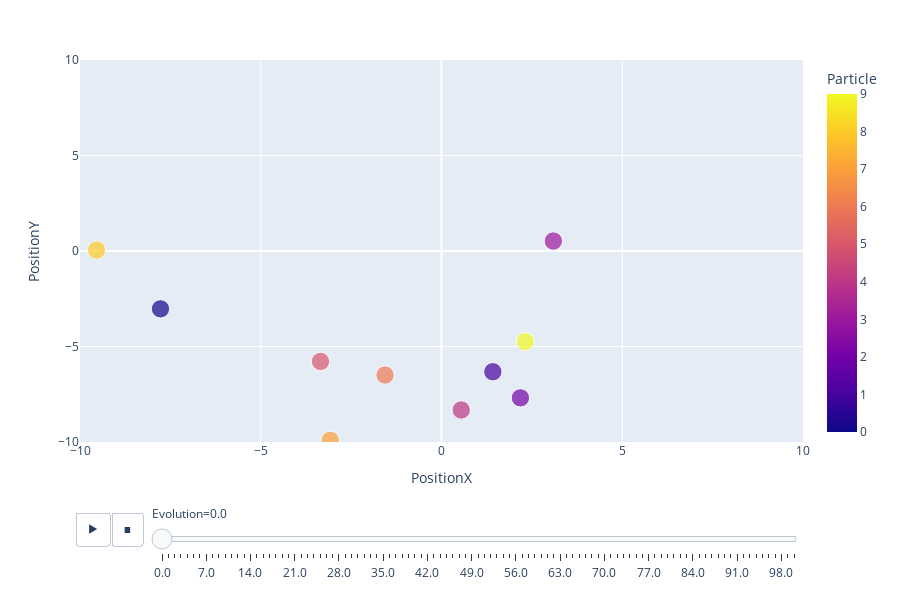

Source (notebook cell):
### Code cell
import plotly.express as px

px.scatter(DF1, x="PositionX", y="PositionY", animation_frame="Evolution", animation_group="Particle",
           size= "size", color="Particle", size_max=13, range_x=[-10,10], range_y=[-10,10])

### Figure 1 — Plotly figure (JSON) as saved in the notebook; plotly's stock layout.template omitted (floating-point values rounded to 4 significant figures)
{"data": [{"hoverlabel": {"namelength": 0}, "hovertemplate": "Evolution=0.0<br>PositionX=%{x}<br>PositionY=%{y}<br>size=%{marker.size}<br>Particle=%{marker.color}", "ids": [0, 1, 2, 3, 4, 5, 6, 7, 8, 9], "legendgroup": "", "marker": {"color": [0, 1, 2, 3, 4, 5, 6, 7, 8, 9], "coloraxis": "coloraxis", "size": [5, 5, 5, 5, 5, 5, 5, 5, 5, 5], "sizemode": "area", "sizeref": 0.02959, "symbol": "circle"}, "mode": "markers", "name": "", "showlegend": false, "type": "scatter", "x": [-7.774, 1.42, 2.183, 3.094, 0.5457, -3.347, -1.562, -3.076, -9.54, 2.319], "xaxis": "x", "y": [-3.028, -6.322, -7.688, 0.5235, -8.323, -5.783, -6.495, -9.912, 0.05164, -4.744], "yaxis": "y"}], "layout": {"coloraxis": {"colorbar": {"title": {"text": "Particle"}}, "colorscale": [[0, "#0d0887"], [0.1111, "#46039f"], [0.2222, "#7201a8"], [0.3333, "#9c179e"], [0.4444, "#bd3786"], [0.5556, "#d8576b"], [0.6667, "#ed7953"], [0.7778, "#fb9f3a"], [0.8889, "#fdca26"], [1, "#f0f921"]]}, "height": 600, "legend": {"itemsizing": "constant", "tracegroupgap": 0}, "margin": {"t": 60}, "sliders": [{"active": 0, "currentvalue": {"prefix": "Evolution="}, "len": 0.9, "pad": {"b": 10, "t": 60}, "steps": [{"args": [["0.0"], {"frame": {"duration": 0, "redraw": false}, "fromcurrent": true, "mode": "immediate", "transition": {"duration": 0, "easing": "linear"}}], "label": "0.0", "method": "animate"}, {"args": [["1.0"], {"frame": {"duration": 0, "redraw": false}, "fromcurrent": true, "mode": "immediate", "transition": {"duration": 0, "easing": "linear"}}], "label": "1.0", "method": "animate"}, {"args": [["2.0"], {"frame": {"duration": 0, "redraw": false}, "fromcurrent": true, "mode": "immediate", "transition": {"duration": 0, "easing": "linear"}}], "label": "2.0", "method": "animate"}, {"args": [["3.0"], {"frame": {"duration": 0, "redraw": false}, "fromcurrent": true, "mode": "immediate", "transition": {"duration": 0, "easing": "linear"}}], "label": "3.0", "method": "animate"}, {"args": [["4.0"], {"frame": {"duration": 0, "redraw": false}, "fromcurrent": true, "mode": "immediate", "transition": {"duration": 0, "easing": "linear"}}], "label": "4.0", "method": "animate"}, {"args": [["5.0"], {"frame": {"duration": 0, "redraw": false}, "fromcurrent": true, "mode": "immediate", "transition": {"duration": 0, "easing": "linear"}}], "label": "5.0", "method": "animate"}, {"args": [["6.0"], {"frame": {"duration": 0, "redraw": false}, "fromcurrent": true, "mode": "immediate", "transition": {"duration": 0, "easing": "linear"}}], "label": "6.0", "method": "animate"}, {"args": [["7.0"], {"frame": {"duration": 0, "redraw": false}, "fromcurrent": true, "mode": "immediate", "transition": {"duration": 0, "easing": "linear"}}], "label": "7.0", "method": "animate"}, {"args": [["8.0"], {"frame": {"duration": 0, "redraw": false}, "fromcurrent": true, "mode": "immediate", "transition": {"duration": 0, "easing": "linear"}}], "label": "8.0", "method": "animate"}, {"args": [["9.0"], {"frame": {"duration": 0, "redraw": false}, "fromcurrent": true, "mode": "immediate", "transition": {"duration": 0, "easing": "linear"}}], "label": "9.0", "method": "animate"}, {"args": [["10.0"], {"frame": {"duration": 0, "redraw": false}, "fromcurrent": true, "mode": "immediate", "transition": {"duration": 0, "easing": "linear"}}], "label": "10.0", "method": "animate"}, {"args": [["11.0"], {"frame": {"duration": 0, "redraw": false}, "fromcurrent": true, "mode": "immediate", "transition": {"duration": 0, "easing": "linear"}}], "label": "11.0", "method": "animate"}, {"args": [["12.0"], {"frame": {"duration": 0, "redraw": false}, "fromcurrent": true, "mode": "immediate", "transition": {"duration": 0, "easing": "linear"}}], "label": "12.0", "method": "animate"}, {"args": [["13.0"], {"frame": {"duration": 0, "redraw": false}, "fromcurrent": true, "mode": "immediate", "transition": {"duration": 0, "easing": "linear"}}], "label": "13.0", "method": "animate"}, {"args": [["14.0"], {"frame": {"duration": 0, "redraw": false}, "fromcurrent": true, "mode": "immediate", "transition": {"duration": 0, "easing": "linear"}}], "label": "14.0", "method": "animate"}, {"args": [["15.0"], {"frame": {"duration": 0, "redraw": false}, "fromcurrent": true, "mode": "immediate", "transition": {"duration": 0, "easing": "linear"}}], "label": "15.0", "method": "animate"}, {"args": [["16.0"], {"frame": {"duration": 0, "redraw": false}, "fromcurrent": true, "mode": "immediate", "transition": {"duration": 0, "easing": "linear"}}], "label": "16.0", "method": "animate"}, {"args": [["17.0"], {"frame": {"duration": 0, "redraw": false}, "fromcurrent": true, "mode": "immediate", "transition": {"duration": 0, "easing": "linear"}}], "label": "17.0", "method": "animate"}, {"args": [["18.0"], {"frame": {"duration": 0, "redraw": false}, "fromcurrent": true, "mode": "immediate", "transition": {"duration": 0, "easing": "linear"}}], "label": "18.0", "method": "animate"}, {"args": [["19.0"], {"frame": {"duration": 0, "redraw": false}, "fromcurrent": true, "mode": "immediate", "transition": {"duration": 0, "easing": "linear"}}], "label": "19.0", "method": "animate"}, {"args": [["20.0"], {"frame": {"duration": 0, "redraw": false}, "fromcurrent": true, "mode": "immediate", "transition": {"duration": 0, "easing": "linear"}}], "label": "20.0", "method": "animate"}, {"args": [["21.0"], {"frame": {"duration": 0, "redraw": false}, "fromcurrent": true, "mode": "immediate", "transition": {"duration": 0, "easing": "linear"}}], "label": "21.0", "method": "animate"}, {"args": [["22.0"], {"frame": {"duration": 0, "redraw": false}, "fromcurrent": true, "mode": "immediate", "transition": {"duration": 0, "easing": "linear"}}], "label": "22.0", "method": "animate"}, {"args": [["23.0"], {"frame": {"duration": 0, "redraw": false}, "fromcurrent": true, "mode": "immediate", "transition": {"duration": 0, "easing": "linear"}}], "label": "23.0", "method": "animate"}, {"args": [["24.0"], {"frame": {"duration": 0, "redraw": false}, "fromcurrent": true, "mode": "immediate", "transition": {"duration": 0, "easing": "linear"}}], "label": "24.0", "method": "animate"}, {"args": [["25.0"], {"frame": {"duration": 0, "redraw": false}, "fromcurrent": true, "mode": "immediate", "transition": {"duration": 0, "easing": "linear"}}], "label": "25.0", "method": "animate"}, {"args": [["26.0"], {"frame": {"duration": 0, "redraw": false}, "fromcurrent": true, "mode": "immediate", "transition": {"duration": 0, "easing": "linear"}}], "label": "26.0", "method": "animate"}, {"args": [["27.0"], {"frame": {"duration": 0, "redraw": false}, "fromcurrent": true, "mode": "immediate", "transition": {"duration": 0, "easing": "linear"}}], "label": "27.0", "method": "animate"}, {"args": [["28.0"], {"frame": {"duration": 0, "redraw": false}, "fromcurrent": true, "mode": "immediate", "transition": {"duration": 0, "easing": "linear"}}], "label": "28.0", "method": "animate"}, {"args": [["29.0"], {"frame": {"duration": 0, "redraw": false}, "fromcurrent": true, "mode": "immediate", "transition": {"duration": 0, "easing": "linear"}}], "label": "29.0", "method": "animate"}, {"args": [["30.0"], {"frame": {"duration": 0, "redraw": false}, "fromcurrent": true, "mode": "immediate", "transition": {"duration": 0, "easing": "linear"}}], "label": "30.0", "method": "animate"}, {"args": [["31.0"], {"frame": {"duration": 0, "redraw": false}, "fromcurrent": true, "mode": "immediate", "transition": {"duration": 0, "easing": "linear"}}], "label": "31.0", "method": "animate"}, {"args": [["32.0"], {"frame": {"duration": 0, "redraw": false}, "fromcurrent": true, "mode": "immediate", "transition": {"duration": 0, "easing": "linear"}}], "label": "32.0", "method": "animate"}, {"args": [["33.0"], {"frame": {"duration": 0, "redraw": false}, "fromcurrent": true, "mode": "immediate", "transition": {"duration": 0, "easing": "linear"}}], "label": "33.0", "method": "animate"}, {"args": [["34.0"], {"frame": {"duration": 0, "redraw": false}, "fromcurrent": true, "mode": "immediate", "transition": {"duration": 0, "easing": "linear"}}], "label": "34.0", "method": "animate"}, {"args": [["35.0"], {"frame": {"duration": 0, "redraw": false}, "fromcurrent": true, "mode": "immediate", "transition": {"duration": 0, "easing": "linear"}}], "label": "35.0", "method": "animate"}, {"args": [["36.0"], {"frame": {"duration": 0, "redraw": false}, "fromcurrent": true, "mode": "immediate", "transition": {"duration": 0, "easing": "linear"}}], "label": "36.0", "method": "animate"}, {"args": [["37.0"], {"frame": {"duration": 0, "redraw": false}, "fromcurrent": true, "mode": "immediate", "transition": {"duration": 0, "easing": "linear"}}], "label": "37.0", "method": "animate"}, {"args": [["38.0"], {"frame": {"duration": 0, "redraw": false}, "fromcurrent": true, "mode": "immediate", "transition": {"duration": 0, "easing": "linear"}}], "label": "38.0", "method": "animate"}, {"args": [["39.0"], {"frame": {"duration": 0, "redraw": false}, "fromcurrent": true, "mode": "immediate", "transition": {"duration": 0, "easing": "linear"}}], "label": "39.0", "method": "animate"}, {"args": [["40.0"], {"frame": {"duration": 0, "redraw": false}, "fromcurrent": true, "mode": "immediate", "transition": {"duration": 0, "easing": "linear"}}], "label": "40.0", "method": "animate"}, {"args": [["41.0"], {"frame": {"duration": 0, "redraw": false}, "fromcurrent": true, "mode": "immediate", "transition": {"duration": 0, "easing": "linear"}}], "label": "41.0", "method": "animate"}, {"args": [["42.0"], {"frame": {"duration": 0, "redraw": false}, "fromcurrent": true, "mode": "immediate", "transition": {"duration": 0, "easing": "linear"}}], "label": "42.0", "method": "animate"}, {"args": [["43.0"], {"frame": {"duration": 0, "redraw": false}, "fromcurrent": true, "mode": "immediate", "transition": {"duration": 0, "easing": "linear"}}], "label": "43.0", "method": "animate"}, {"args": [["44.0"], {"frame": {"duration": 0, "redraw": false}, "fromcurrent": true, "mode": "immediate", "transition": {"duration": 0, "easing": "linear"}}], "label": "44.0", "method": "animate"}, {"args": [["45.0"], {"frame": {"duration": 0, "redraw": false}, "fromcurrent": true, "mode": "immediate", "transition": {"duration": 0, "easing": "linear"}}], "label": "45.0", "method": "animate"}, {"args": [["46.0"], {"frame": {"duration": 0, "redraw": false}, "fromcurrent": true, "mode": "immediate", "transition": {"duration": 0, "easing": "linear"}}], "label": "46.0", "method": "animate"}, {"args": [["47.0"], {"frame": {"duration": 0, "redraw": false}, "fromcurrent": true, "mode": "immediate", "transition": {"duration": 0, "easing": "linear"}}], "label": "47.0", "method": "animate"}, {"args": [["48.0"], {"frame": {"duration": 0, "redraw": false}, "fromcurrent": true, "mode": "immediate", "transition": {"duration": 0, "easing": "linear"}}], "label": "48.0", "method": "animate"}, {"args": [["49.0"], {"frame": {"duration": 0, "redraw": false}, "fromcurrent": true, "mode": "immediate", "transition": {"duration": 0, "easing": "linear"}}], "label": "49.0", "method": "animate"}, {"args": [["50.0"], {"frame": {"duration": 0, "redraw": false}, "fromcurrent": true, "mode": "immediate", "transition": {"duration": 0, "easing": "linear"}}], "label": "50.0", "method": "animate"}, {"args": [["51.0"], {"frame": {"duration": 0, "redraw": false}, "fromcurrent": true, "mode": "immediate", "transition": {"duration": 0, "easing": "linear"}}], "label": "51.0", "method": "animate"}, {"args": [["52.0"], {"frame": {"duration": 0, "redraw": false}, "fromcurrent": true, "mode": "immediate", "transition": {"duration": 0, "easing": "linear"}}], "label": "52.0", "method": "animate"}, {"args": [["53.0"], {"frame": {"duration": 0, "redraw": false}, "fromcurrent": true, "mode": "immediate", "transition": {"duration": 0, "easing": "linear"}}], "label": "53.0", "method": "animate"}, {"args": [["54.0"], {"frame": {"duration": 0, "redraw": false}, "fromcurrent": true, "mode": "immediate", "transition": {"duration": 0, "easing": "linear"}}], "label": "54.0", "method": "animate"}, {"args": [["55.0"], {"frame": {"duration": 0, "redraw": false}, "fromcurrent": true, "mode": "immediate", "transition": {"duration": 0, "easing": "linear"}}], "label": "55.0", "method": "animate"}, {"args": [["56.0"], {"frame": {"duration": 0, "redraw": false}, "fromcurrent": true, "mode": "immediate", "transition": {"duration": 0, "easing": "linear"}}], "label": "56.0", "method": "animate"}, {"args": [["57.0"], {"frame": {"duration": 0, "redraw": false}, "fromcurrent": true, "mode": "immediate", "transition": {"duration": 0, "easing": "linear"}}], "label": "57.0", "method": "animate"}, {"args": [["58.0"], {"frame": {"duration": 0, "redraw": false}, "fromcurrent": true, "mode": "immediate", "transition": {"duration": 0, "easing": "linear"}}], "label": "58.0", "method": "animate"}, {"args": [["59.0"], {"frame": {"duration": 0, "redraw": false}, "fromcurrent": true, "mode": "immediate", "transition": {"duration": 0, "easing": "linear"}}], "label": "59.0", "method": "animate"}, {"args": [["60.0"], {"frame": {"duration": 0, "redraw": false}, "fromcurrent": true, "mode": "immediate", "transition": {"duration": 0, "easing": "linear"}}], "label": "60.0", "method": "animate"}, {"args": [["61.0"], {"frame": {"duration": 0, "redraw": false}, "fromcurrent": true, "mode": "immediate", "transition": {"duration": 0, "easing": "linear"}}], "label": "61.0", "method": "animate"}, {"args": [["62.0"], {"frame": {"duration": 0, "redraw": false}, "fromcurrent": true, "mode": "immediate", "transition": {"duration": 0, "easing": "linear"}}], "label": "62.0", "method": "animate"}, {"args": [["63.0"], {"frame": {"duration": 0, "redraw": false}, "fromcurrent": true, "mode": "immediate", "transition": {"duration": 0, "easing": "linear"}}], "label": "63.0", "method": "animate"}, {"args": [["64.0"], {"frame": {"duration": 0, "redraw": false}, "fromcurrent": true, "mode": "immediate", "transition": {"duration": 0, "easing": "linear"}}], "label": "64.0", "method": "animate"}, {"args": [["65.0"], {"frame": {"duration": 0, "redraw": false}, "fromcurrent": true, "mode": "immediate", "transition": {"duration": 0, "easing": "linear"}}], "label": "65.0", "method": "animate"}, {"args": [["66.0"], {"frame": {"duration": 0, "redraw": false}, "fromcurrent": true, "mode": "immediate", "transition": {"duration": 0, "easing": "linear"}}], "label": "66.0", "method": "animate"}, {"args": [["67.0"], {"frame": {"duration": 0, "redraw": false}, "fromcurrent": true, "mode": "immediate", "transition": {"duration": 0, "easing": "linear"}}], "label": "67.0", "method": "animate"}, {"args": [["68.0"], {"frame": {"duration": 0, "redraw": false}, "fromcurrent": true, "mode": "immediate", "transition": {"duration": 0, "easing": "linear"}}], "label": "68.0", "method": "animate"}, {"args": [["69.0"], {"frame": {"duration": 0, "redraw": false}, "fromcurrent": true, "mode": "immediate", "transition": {"duration": 0, "easing": "linear"}}], "label": "69.0", "method": "animate"}, {"args": [["70.0"], {"frame": {"duration": 0, "redraw": false}, "fromcurrent": true, "mode": "immediate", "transition": {"duration": 0, "easing": "linear"}}], "label": "70.0", "method": "animate"}, {"args": [["71.0"], {"frame": {"duration": 0, "redraw": false}, "fromcurrent": true, "mode": "immediate", "transition": {"duration": 0, "easing": "linear"}}], "label": "71.0", "method": "animate"}, {"args": [["72.0"], {"frame": {"duration": 0, "redraw": false}, "fromcurrent": true, "mode": "immediate", "transition": {"duration": 0, "easing": "linear"}}], "label": "72.0", "method": "animate"}, {"args": [["73.0"], {"frame": {"duration": 0, "redraw": false}, "fromcurrent": true, "mode": "immediate", "transition": {"duration": 0, "easing": "linear"}}], "label": "73.0", "method": "animate"}, {"args": [["74.0"], {"frame": {"duration": 0, "redraw": false}, "fromcurrent": true, "mode": "immediate", "transition": {"duration": 0, "easing": "linear"}}], "label": "74.0", "method": "animate"}, {"args": [["75.0"], {"frame": {"duration": 0, "redraw": false}, "fromcurrent": true, "mode": "immediate", "transition": {"duration": 0, "easing": "linear"}}], "label": "75.0", "method": "animate"}, {"args": [["76.0"], {"frame": {"duration": 0, "redraw": false}, "fromcurrent": true, "mode": "immediate", "transition": {"duration": 0, "easing": "linear"}}], "label": "76.0", "method": "animate"}, {"args": [["77.0"], {"frame": {"duration": 0, "redraw": false}, "fromcurrent": true, "mode": "immediate", "transition": {"duration": 0, "easing": "linear"}}], "label": "77.0", "method": "animate"}, {"args": [["78.0"], {"frame": {"duration": 0, "redraw": false}, "fromcurrent": true, "mode": "immediate", "transition": {"duration": 0, "easing": "linear"}}], "label": "78.0", "method": "animate"}, {"args": [["79.0"], {"frame": {"duration": 0, "redraw": false}, "fromcurrent": true, "mode": "immediate", "transition": {"duration": 0, "easing": "linear"}}], "label": "79.0", "method": "animate"}, {"args": [["80.0"], {"frame": {"duration": 0, "redraw": false}, "fromcurrent": true, "mode": "immediate", "transition": {"duration": 0, "easing": "linear"}}], "label": "80.0", "method": "animate"}, {"args": [["81.0"], {"frame": {"duration": 0, "redraw": false}, "fromcurrent": true, "mode": "immediate", "transition": {"duration": 0, "easing": "linear"}}], "label": "81.0", "method": "animate"}, {"args": [["82.0"], {"frame": {"duration": 0, "redraw": false}, "fromcurrent": true, "mode": "immediate", "transition": {"duration": 0, "easing": "linear"}}], "label": "82.0", "method": "animate"}, {"args": [["83.0"], {"frame": {"duration": 0, "redraw": false}, "fromcurrent": true, "mode": "immediate", "transition": {"duration": 0, "easing": "linear"}}], "label": "83.0", "method": "animate"}, {"args": [["84.0"], {"frame": {"duration": 0, "redraw": false}, "fromcurrent": true, "mode": "immediate", "transition": {"duration": 0, "easing": "linear"}}], "label": "84.0", "method": "animate"}, {"args": [["85.0"], {"frame": {"duration": 0, "redraw": false}, "fromcurrent": true, "mode": "immediate", "transition": {"duration": 0, "easing": "linear"}}], "label": "85.0", "method": "animate"}, {"args": [["86.0"], {"frame": {"duration": 0, "redraw": false}, "fromcurrent": true, "mode": "immediate", "transition": {"duration": 0, "easing": "linear"}}], "label": "86.0", "method": "animate"}, {"args": [["87.0"], {"frame": {"duration": 0, "redraw": false}, "fromcurrent": true, "mode": "immediate", "transition": {"duration": 0, "easing": "linear"}}], "label": "87.0", "method": "animate"}, {"args": [["88.0"], {"frame": {"duration": 0, "redraw": false}, "fromcurrent": true, "mode": "immediate", "transition": {"duration": 0, "easing": "linear"}}], "label": "88.0", "method": "animate"}, {"args": [["89.0"], {"frame": {"duration": 0, "redraw": false}, "fromcurrent": true, "mode": "immediate", "transition": {"duration": 0, "easing": "linear"}}], "label": "89.0", "method": "animate"}, {"args": [["90.0"], {"frame": {"duration": 0, "redraw": false}, "fromcurrent": true, "mode": "immediate", "transition": {"duration": 0, "easing": "linear"}}], "label": "90.0", "method": "animate"}, {"args": [["91.0"], {"frame": {"duration": 0, "redraw": false}, "fromcurrent": true, "mode": "immediate", "transition": {"duration": 0, "easing": "linear"}}], "label": "91.0", "method": "animate"}, {"args": [["92.0"], {"frame": {"duration": 0, "redraw": false}, "fromcurrent": true, "mode": "immediate", "transition": {"duration": 0, "easing": "linear"}}], "label": "92.0", "method": "animate"}, {"args": [["93.0"], {"frame": {"duration": 0, "redraw": false}, "fromcurrent": true, "mode": "immediate", "transition": {"duration": 0, "easing": "linear"}}], "label": "93.0", "method": "animate"}, {"args": [["94.0"], {"frame": {"duration": 0, "redraw": false}, "fromcurrent": true, "mode": "immediate", "transition": {"duration": 0, "easing": "linear"}}], "label": "94.0", "method": "animate"}, {"args": [["95.0"], {"frame": {"duration": 0, "redraw": false}, "fromcurrent": true, "mode": "immediate", "transition": {"duration": 0, "easing": "linear"}}], "label": "95.0", "method": "animate"}, {"args": [["96.0"], {"frame": {"duration": 0, "redraw": false}, "fromcurrent": true, "mode": "immediate", "transition": {"duration": 0, "easing": "linear"}}], "label": "96.0", "method": "animate"}, {"args": [["97.0"], {"frame": {"duration": 0, "redraw": false}, "fromcurrent": true, "mode": "immediate", "transition": {"duration": 0, "easing": "linear"}}], "label": "97.0", "method": "animate"}, {"args": [["98.0"], {"frame": {"duration": 0, "redraw": false}, "fromcurrent": true, "mode": "immediate", "transition": {"duration": 0, "easing": "linear"}}], "label": "98.0", "method": "animate"}, {"args": [["99.0"], {"frame": {"duration": 0, "redraw": false}, "fromcurrent": true, "mode": "immediate", "transition": {"duration": 0, "easing": "linear"}}], "label": "99.0", "method": "animate"}, {"args": [["100.0"], {"frame": {"duration": 0, "redraw": false}, "fromcurrent": true, "mode": "immediate", "transition": {"duration": 0, "easing": "linear"}}], "label": "100.0", "method": "animate"}], "x": 0.1, "xanchor": "left", "y": 0, "yanchor": "top"}], "updatemenus": [{"buttons": [{"args": [null, {"frame": {"duration": 500, "redraw": false}, "fromcurrent": true, "mode": "immediate", "transition": {"duration": 500, "easing": "linear"}}], "label": "&#9654;", "method": "animate"}, {"args": [[null], {"frame": {"duration": 0, "redraw": false}, "fromcurrent": true, "mode": "immediate", "transition": {"duration": 0, "easing": "linear"}}], "label": "&#9724;", "method": "animate"}], "direction": "left", "pad": {"r": 10, "t": 70}, "showactive": false, "type": "buttons", "x": 0.1, "xanchor": "right", "y": 0, "yanchor": "top"}], "xaxis": {"anchor": "y", "domain": [0, 1], "range": [-10, 10], "title": {"text": "PositionX"}}, "yaxis": {"anchor": "x", "domain": [0, 1], "range": [-10, 10], "title": {"text": "PositionY"}}}}
